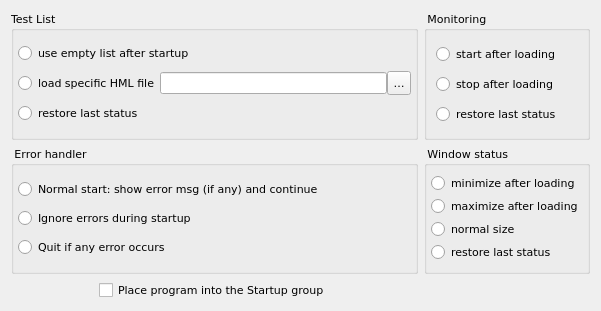
<?xml version="1.0" encoding="UTF-8"?>
<ui version="4.0">
 <class>StartupOptionsWidget</class>
 <widget class="QWidget" name="StartupOptionsWidget">
  <property name="geometry">
   <rect>
    <x>0</x>
    <y>0</y>
    <width>601</width>
    <height>311</height>
   </rect>
  </property>
  <property name="font">
   <font>
    <family>DejaVu Sans</family>
    <pointsize>8</pointsize>
   </font>
  </property>
  <property name="windowTitle">
   <string>Startup Options</string>
  </property>
  <layout class="QGridLayout" name="gridLayout_3">
   <item row="0" column="0">
    <widget class="QGroupBox" name="boxTestList">
     <property name="title">
      <string>Test List  </string>
     </property>
     <layout class="QVBoxLayout" name="verticalLayout_10">
      <property name="spacing">
       <number>0</number>
      </property>
      <property name="leftMargin">
       <number>4</number>
      </property>
      <property name="topMargin">
       <number>4</number>
      </property>
      <property name="rightMargin">
       <number>4</number>
      </property>
      <property name="bottomMargin">
       <number>4</number>
      </property>
      <item>
       <widget class="QRadioButton" name="rbStartupEmptyList">
        <property name="text">
         <string>use empty list after startup</string>
        </property>
       </widget>
      </item>
      <item>
       <layout class="QHBoxLayout" name="horizontalLayout_6">
        <property name="spacing">
         <number>0</number>
        </property>
        <item>
         <widget class="QRadioButton" name="rbnStartupLoadList">
          <property name="text">
           <string>load specific HML file</string>
          </property>
         </widget>
        </item>
        <item>
         <widget class="QLineEdit" name="editStartupFileName"/>
        </item>
        <item>
         <widget class="QToolButton" name="btnStartupFileDlg">
          <property name="maximumSize">
           <size>
            <width>24</width>
            <height>24</height>
           </size>
          </property>
          <property name="text">
           <string>Load</string>
          </property>
          <property name="icon">
           <iconset resource="../../qHostMonitor.qrc">
            <normaloff>:/img/open.png</normaloff>:/img/open.png</iconset>
          </property>
          <property name="iconSize">
           <size>
            <width>16</width>
            <height>16</height>
           </size>
          </property>
         </widget>
        </item>
       </layout>
      </item>
      <item>
       <widget class="QRadioButton" name="rbStartupRestoreList">
        <property name="text">
         <string>restore last status</string>
        </property>
       </widget>
      </item>
     </layout>
    </widget>
   </item>
   <item row="0" column="1">
    <widget class="QGroupBox" name="boxMonitoring">
     <property name="title">
      <string> Monitoring  </string>
     </property>
     <layout class="QVBoxLayout" name="verticalLayout_11">
      <item>
       <widget class="QRadioButton" name="rbStartupMonitoringStart">
        <property name="text">
         <string>start after loading</string>
        </property>
       </widget>
      </item>
      <item>
       <widget class="QRadioButton" name="rbStartupMonitoringStop">
        <property name="text">
         <string>stop after loading</string>
        </property>
       </widget>
      </item>
      <item>
       <widget class="QRadioButton" name="rbStartupMonitoringRestore">
        <property name="text">
         <string>restore last status</string>
        </property>
       </widget>
      </item>
     </layout>
    </widget>
   </item>
   <item row="1" column="0">
    <widget class="QGroupBox" name="boxErrorHandler">
     <property name="title">
      <string> Error handler  </string>
     </property>
     <layout class="QVBoxLayout" name="verticalLayout_8">
      <property name="spacing">
       <number>0</number>
      </property>
      <property name="leftMargin">
       <number>4</number>
      </property>
      <property name="topMargin">
       <number>4</number>
      </property>
      <property name="rightMargin">
       <number>4</number>
      </property>
      <property name="bottomMargin">
       <number>4</number>
      </property>
      <item>
       <widget class="QRadioButton" name="rbErrorNormal">
        <property name="text">
         <string>Normal start: show error msg (if any) and continue</string>
        </property>
       </widget>
      </item>
      <item>
       <widget class="QRadioButton" name="rbErrorIgnore">
        <property name="text">
         <string>Ignore errors during startup</string>
        </property>
       </widget>
      </item>
      <item>
       <widget class="QRadioButton" name="rbErrorQuit">
        <property name="text">
         <string>Quit if any error occurs</string>
        </property>
       </widget>
      </item>
     </layout>
    </widget>
   </item>
   <item row="1" column="1">
    <widget class="QGroupBox" name="boxWindowsStatus">
     <property name="title">
      <string> Window status  </string>
     </property>
     <layout class="QVBoxLayout" name="verticalLayout_9">
      <property name="spacing">
       <number>0</number>
      </property>
      <property name="leftMargin">
       <number>4</number>
      </property>
      <property name="topMargin">
       <number>4</number>
      </property>
      <property name="rightMargin">
       <number>4</number>
      </property>
      <property name="bottomMargin">
       <number>4</number>
      </property>
      <item>
       <widget class="QRadioButton" name="rbStartupWindowMin">
        <property name="text">
         <string>minimize after loading</string>
        </property>
        <property name="iconSize">
         <size>
          <width>16</width>
          <height>16</height>
         </size>
        </property>
       </widget>
      </item>
      <item>
       <widget class="QRadioButton" name="rbStartupWindowMax">
        <property name="text">
         <string>maximize after loading</string>
        </property>
       </widget>
      </item>
      <item>
       <widget class="QRadioButton" name="rbStartupWindowNormal">
        <property name="text">
         <string>normal size</string>
        </property>
       </widget>
      </item>
      <item>
       <widget class="QRadioButton" name="rbStartupWindowRestore">
        <property name="text">
         <string>restore last status</string>
        </property>
       </widget>
      </item>
     </layout>
    </widget>
   </item>
   <item row="2" column="0" alignment="Qt::AlignHCenter">
    <widget class="QCheckBox" name="StartupChk">
     <property name="text">
      <string>Place program into the Startup group</string>
     </property>
    </widget>
   </item>
  </layout>
 </widget>
 <resources>
  <include location="../../qHostMonitor.qrc"/>
  <include location="../../qHostMonitor.qrc"/>
 </resources>
 <connections/>
</ui>
